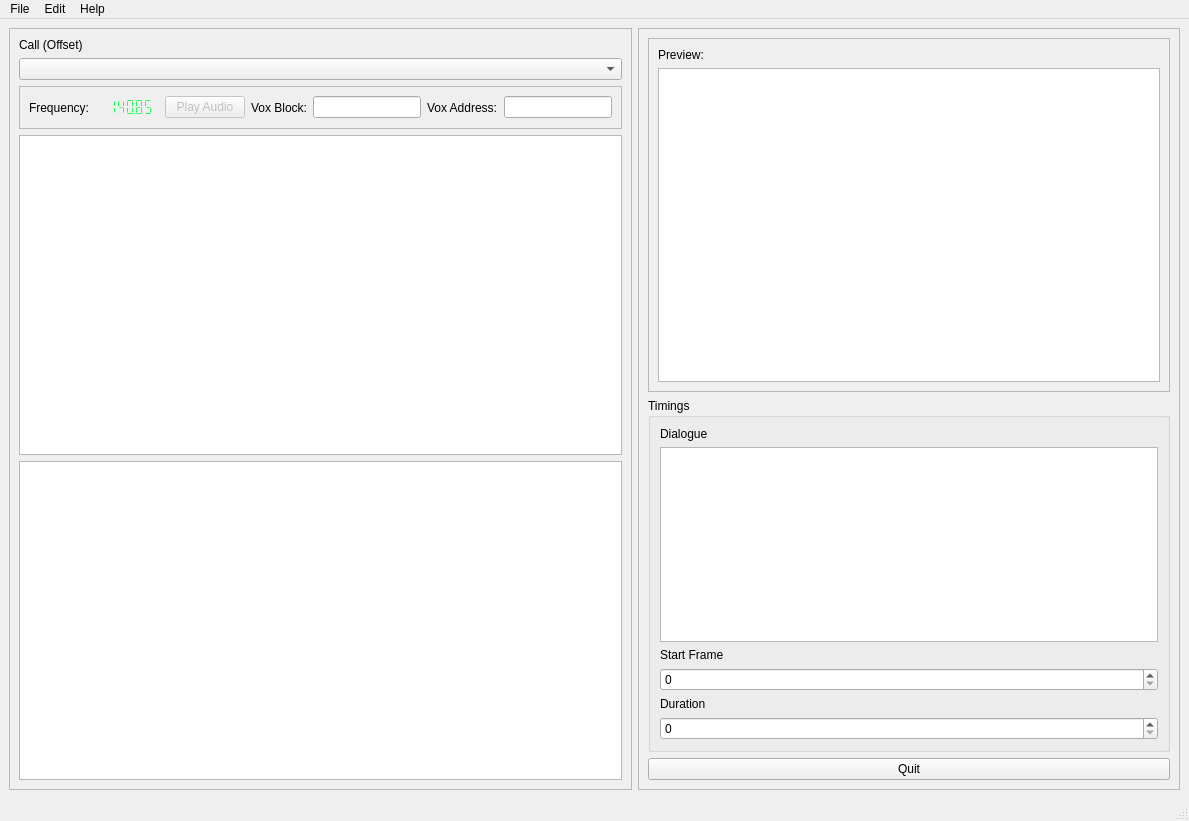
<?xml version="1.0" encoding="UTF-8"?>
<ui version="4.0">
 <class>MainWindow</class>
 <widget class="QMainWindow" name="MainWindow">
  <property name="geometry">
   <rect>
    <x>0</x>
    <y>0</y>
    <width>1189</width>
    <height>821</height>
   </rect>
  </property>
  <property name="windowTitle">
   <string>Dialogue Editor v0.2.1</string>
  </property>
  <widget class="QWidget" name="centralwidget">
   <layout class="QHBoxLayout" name="horizontalLayout">
    <item>
     <widget class="QFrame" name="frame">
      <property name="frameShape">
       <enum>QFrame::Shape::StyledPanel</enum>
      </property>
      <property name="frameShadow">
       <enum>QFrame::Shadow::Raised</enum>
      </property>
      <layout class="QVBoxLayout" name="verticalLayout">
       <item>
        <widget class="QLabel" name="labelCallOffset">
         <property name="text">
          <string>Call (Offset)</string>
         </property>
         <property name="buddy">
          <cstring>offsetListBox</cstring>
         </property>
        </widget>
       </item>
       <item>
        <widget class="QComboBox" name="offsetListBox"/>
       </item>
       <item>
        <widget class="QFrame" name="StatusBar">
         <property name="frameShape">
          <enum>QFrame::Shape::StyledPanel</enum>
         </property>
         <property name="frameShadow">
          <enum>QFrame::Shadow::Raised</enum>
         </property>
         <layout class="QHBoxLayout" name="horizontalLayout_2">
          <item>
           <widget class="QLabel" name="FreqLabel">
            <property name="enabled">
             <bool>true</bool>
            </property>
            <property name="text">
             <string>Frequency:</string>
            </property>
           </widget>
          </item>
          <item>
           <widget class="QLCDNumber" name="FreqDisplay">
            <property name="enabled">
             <bool>true</bool>
            </property>
            <property name="palette">
             <palette>
              <active>
               <colorrole role="WindowText">
                <brush brushstyle="SolidPattern">
                 <color alpha="217">
                  <red>0</red>
                  <green>255</green>
                  <blue>58</blue>
                 </color>
                </brush>
               </colorrole>
              </active>
              <inactive>
               <colorrole role="WindowText">
                <brush brushstyle="SolidPattern">
                 <color alpha="217">
                  <red>0</red>
                  <green>255</green>
                  <blue>58</blue>
                 </color>
                </brush>
               </colorrole>
              </inactive>
              <disabled/>
             </palette>
            </property>
            <property name="autoFillBackground">
             <bool>true</bool>
            </property>
            <property name="frameShape">
             <enum>QFrame::Shape::NoFrame</enum>
            </property>
            <property name="frameShadow">
             <enum>QFrame::Shadow::Plain</enum>
            </property>
            <property name="lineWidth">
             <number>1</number>
            </property>
            <property name="midLineWidth">
             <number>0</number>
            </property>
            <property name="smallDecimalPoint">
             <bool>true</bool>
            </property>
            <property name="digitCount">
             <number>6</number>
            </property>
            <property name="mode">
             <enum>QLCDNumber::Mode::Dec</enum>
            </property>
            <property name="segmentStyle">
             <enum>QLCDNumber::SegmentStyle::Flat</enum>
            </property>
            <property name="value" stdset="0">
             <double>140.849999999999994</double>
            </property>
           </widget>
          </item>
          <item>
           <widget class="QPushButton" name="playVoxButton">
            <property name="enabled">
             <bool>false</bool>
            </property>
            <property name="text">
             <string>Play Audio</string>
            </property>
            <property name="shortcut">
             <string>Ctrl+P</string>
            </property>
           </widget>
          </item>
          <item>
           <widget class="QLabel" name="VoxBlockAddressLabel">
            <property name="text">
             <string>Vox Block:</string>
            </property>
           </widget>
          </item>
          <item>
           <widget class="QLineEdit" name="VoxBlockAddressDisplay"/>
          </item>
          <item>
           <widget class="QLabel" name="VoxAddressLabel">
            <property name="text">
             <string>Vox Address:</string>
            </property>
           </widget>
          </item>
          <item>
           <widget class="QLineEdit" name="VoxAddressDisplay">
            <property name="readOnly">
             <bool>true</bool>
            </property>
           </widget>
          </item>
         </layout>
        </widget>
       </item>
       <item>
        <widget class="QListWidget" name="audioCueListView"/>
       </item>
       <item>
        <widget class="QListWidget" name="subsPreviewList"/>
       </item>
      </layout>
     </widget>
    </item>
    <item>
     <widget class="QFrame" name="frame_2">
      <property name="frameShape">
       <enum>QFrame::Shape::StyledPanel</enum>
      </property>
      <property name="frameShadow">
       <enum>QFrame::Shadow::Raised</enum>
      </property>
      <layout class="QVBoxLayout" name="verticalLayout_4">
       <item>
        <widget class="QFrame" name="previewFrame">
         <property name="frameShape">
          <enum>QFrame::Shape::StyledPanel</enum>
         </property>
         <property name="frameShadow">
          <enum>QFrame::Shadow::Raised</enum>
         </property>
         <layout class="QVBoxLayout" name="verticalLayout_3">
          <item>
           <widget class="QLabel" name="previewLabel">
            <property name="text">
             <string>Preview:</string>
            </property>
            <property name="buddy">
             <cstring>graphicsView</cstring>
            </property>
           </widget>
          </item>
          <item>
           <widget class="QGraphicsView" name="graphicsView">
            <property name="interactive">
             <bool>false</bool>
            </property>
           </widget>
          </item>
         </layout>
        </widget>
       </item>
       <item>
        <widget class="QGroupBox" name="groupBox">
         <property name="title">
          <string>Timings</string>
         </property>
         <layout class="QVBoxLayout" name="verticalLayout_2">
          <item>
           <widget class="QLabel" name="labelDialogue">
            <property name="text">
             <string>Dialogue</string>
            </property>
            <property name="buddy">
             <cstring>DialogueEditorBox</cstring>
            </property>
           </widget>
          </item>
          <item>
           <widget class="QTextEdit" name="DialogueEditorBox"/>
          </item>
          <item>
           <widget class="QLabel" name="labelStartFrame">
            <property name="text">
             <string>Start Frame</string>
            </property>
            <property name="buddy">
             <cstring>startFrameBox</cstring>
            </property>
           </widget>
          </item>
          <item>
           <widget class="QSpinBox" name="startFrameBox">
            <property name="maximum">
             <number>99999999</number>
            </property>
            <property name="displayIntegerBase">
             <number>9</number>
            </property>
           </widget>
          </item>
          <item>
           <widget class="QLabel" name="labelDuration">
            <property name="text">
             <string>Duration</string>
            </property>
            <property name="buddy">
             <cstring>durationBox</cstring>
            </property>
           </widget>
          </item>
          <item>
           <widget class="QSpinBox" name="durationBox"/>
          </item>
         </layout>
        </widget>
       </item>
       <item>
        <widget class="QPushButton" name="quitButton">
         <property name="text">
          <string>Quit</string>
         </property>
        </widget>
       </item>
      </layout>
     </widget>
    </item>
   </layout>
  </widget>
  <widget class="QMenuBar" name="menubar">
   <property name="geometry">
    <rect>
     <x>0</x>
     <y>0</y>
     <width>1189</width>
     <height>24</height>
    </rect>
   </property>
   <property name="defaultUp">
    <bool>true</bool>
   </property>
   <widget class="QMenu" name="menuFile">
    <property name="title">
     <string>File</string>
    </property>
    <addaction name="actionLoad_RADIO_DAT"/>
    <addaction name="actionLoad_Radio_XML"/>
    <addaction name="actionLoad_VOX_DAT"/>
    <addaction name="separator"/>
    <addaction name="actionSave_RADIO_DAT"/>
    <addaction name="actionSave_RADIO_XML"/>
    <addaction name="separator"/>
    <addaction name="actionQuit"/>
   </widget>
   <widget class="QMenu" name="menuEdit">
    <property name="title">
     <string>Edit</string>
    </property>
    <addaction name="actionAnother_option"/>
    <addaction name="actionPreferences"/>
    <addaction name="separator"/>
    <addaction name="actionCopy"/>
    <addaction name="actionPasta"/>
   </widget>
   <widget class="QMenu" name="menuHelp">
    <property name="title">
     <string>Help</string>
    </property>
    <addaction name="actionHow_to_use"/>
    <addaction name="actionAbout_Dialogue_Editor"/>
   </widget>
   <addaction name="menuFile"/>
   <addaction name="menuEdit"/>
   <addaction name="menuHelp"/>
  </widget>
  <widget class="QStatusBar" name="statusbar"/>
  <action name="actionLoad_RADIO_DAT">
   <property name="checkable">
    <bool>false</bool>
   </property>
   <property name="text">
    <string>Load RADIO.DAT...</string>
   </property>
   <property name="shortcut">
    <string>Ctrl+O</string>
   </property>
  </action>
  <action name="actionLoad_VOX_DAT">
   <property name="text">
    <string>Load VOX.DAT...</string>
   </property>
   <property name="shortcut">
    <string>Ctrl+K</string>
   </property>
  </action>
  <action name="actionSave_RADIO_DAT">
   <property name="text">
    <string>Save RADIO.DAT</string>
   </property>
  </action>
  <action name="actionSave_RADIO_XML">
   <property name="text">
    <string>Save RADIO.XML</string>
   </property>
  </action>
  <action name="actionQuit">
   <property name="text">
    <string>Quit</string>
   </property>
   <property name="shortcut">
    <string>Ctrl+Q</string>
   </property>
  </action>
  <action name="actionPreferences">
   <property name="text">
    <string>Preferences</string>
   </property>
  </action>
  <action name="actionAbout_Dialogue_Editor">
   <property name="text">
    <string>About Dialogue Editor...</string>
   </property>
  </action>
  <action name="actionLoad_Radio_XML">
   <property name="text">
    <string>Load Radio.XML...</string>
   </property>
   <property name="shortcut">
    <string>Ctrl+L</string>
   </property>
  </action>
  <action name="actionAnother_option">
   <property name="text">
    <string>Another option</string>
   </property>
  </action>
  <action name="actionCopy">
   <property name="text">
    <string>Copy</string>
   </property>
  </action>
  <action name="actionPasta">
   <property name="text">
    <string>Pasta</string>
   </property>
  </action>
  <action name="actionHow_to_use">
   <property name="text">
    <string>How to use</string>
   </property>
  </action>
 </widget>
 <resources/>
 <connections>
  <connection>
   <sender>quitButton</sender>
   <signal>clicked()</signal>
   <receiver>MainWindow</receiver>
   <slot>close()</slot>
   <hints>
    <hint type="sourcelabel">
     <x>871</x>
     <y>681</y>
    </hint>
    <hint type="destinationlabel">
     <x>469</x>
     <y>299</y>
    </hint>
   </hints>
  </connection>
  <connection>
   <sender>actionQuit</sender>
   <signal>triggered()</signal>
   <receiver>MainWindow</receiver>
   <slot>close()</slot>
   <hints>
    <hint type="sourcelabel">
     <x>-1</x>
     <y>-1</y>
    </hint>
    <hint type="destinationlabel">
     <x>638</x>
     <y>370</y>
    </hint>
   </hints>
  </connection>
 </connections>
</ui>
